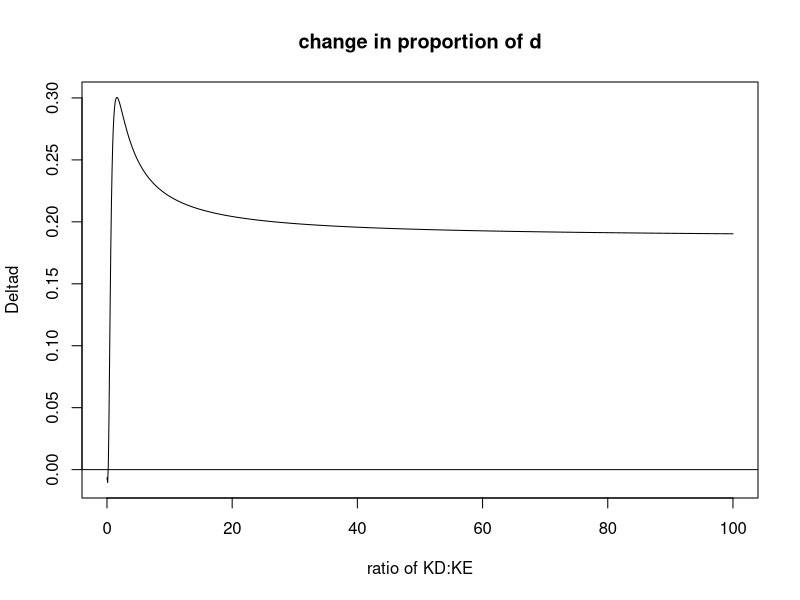

R code for this plot:
#  Version 0.1 -- Collin Edwards

#Okay, this one looks at changes in the population size of d.  
#Graph is of deltad in terms of the ratio of the size of the patch for D to the size for the patch for E.
#
#Plug in some numbers at the top, run the thing, look at the pretty graph.  When the curve is above 0, there will be a source-sink inversion.
#If someone remembers how to put a horizonal line on a graph, please put that at the end of the code (with the horizontal line at y=0).

#If you want to make the graph more focused on a smaller region, change the line
#vectorKD=seq(.01*KE,10*KE,length.out=bins)
#so that the region is smaller, ie:
#vectorKD=seq(.01*KE,4*KE,length.out=bins)
#
#for reference, 
#seq(a,b,length.out=c)
#produces a sequence of numbers from a to b, with a total of c numbers in the sequence.

numYears=5

###################

#Parameters:
KE=1000 #in numbers of individuals
lambdaEe=1.5
lambdaEd=.7
lambdaDe=.9
lambdaDd=4.93

#For initializing: give intial ratio of e to d, plus the number of individuals in ND and NE
initdToTot=.1          #initial d to total ratio




########################
#########################
#Actual code:
count=1
bins=1000
deltad=numeric(bins)
vectorKD=seq(.01*KE,100*KE,length.out=bins)
ratioK=vectorKD/KE
for(count in 1:bins){
	KD=vectorKD[count]	
	cat(KD)
	initTotPop=KE+KD    #total size of combined populations

	#creating vectors
	Ntotd=numeric(numYears)
	Ntote=Ntotd
	Ntot=Ntotd
	NDd=Ntotd
	NDe=Ntotd
	NEd=Ntotd
	NEe=Ntotd
	#initializing vectors
	Ntotd[1]=initdToTot*(initTotPop)
	Ntote[1]=(1-initdToTot)*(initTotPop)
	Ntot=initTotPop
	if(initdToTot>.5){ #d is more than half the pop, D is the source, E is the sink
			#cat("d is more common, D is the source\n")
			NDd[1]=(Ntotd[1]/Ntot[1])*KD
			NDe[1]=(Ntote[1]/Ntot[1])*KD
			NEd[1]=(Ntotd[1]/Ntot[1])*min(KE,(Ntotd[1]+Ntote[1]-KD))
			NEe[1]=(Ntote[1]/Ntot[1])*min(KE,(Ntotd[1]+Ntote[1]-KD))
		}else{ #e is more than half the pop, E is the source
			#cat("e is more common, E is the source\n")
			NEd[1]=(Ntotd[1]/Ntot[1])*KE
			NEe[1]=(Ntote[1]/Ntot[1])*KE
			NDd[1]=(Ntotd[1]/Ntot[1])*min(KD,(Ntotd[1]+Ntote[1]-KE))
			NDe[1]=(Ntote[1]/Ntot[1])*min(KD,(Ntotd[1]+Ntote[1]-KE))
		}
	#############
	#first year is 


	for(t in 2:numYears){
		Ntotd[t]=NDd[t-1]*lambdaDd+NEd[t-1]*lambdaEd #finding the total number of d individuals produced this year
		#cat(Ntotd[t])
		Ntote[t]=NEe[t-1]*lambdaEe+NDe[t-1]*lambdaDe #ditto for e individuals
		#cat(Ntote[t])
		Ntot[t]=Ntotd[t]+Ntote[t] #total number of individuals of any type
		#cat(Ntotd[t])
		#cat(" ")
		#cat(Ntot[t])
		#cat("   ")
		if((Ntotd[t]/Ntot[t])>.5){ #d is more than half the pop, D is the source, E is the sink
			#cat("d is more common, D is the source\n")
			NDd[t]=(Ntotd[t]/Ntot[t])*KD
			NDe[t]=(Ntote[t]/Ntot[t])*KD
			NEd[t]=(Ntotd[t]/Ntot[t])*min(KE,(Ntotd[t]+Ntote[t]-KD))
			NEe[t]=(Ntote[t]/Ntot[t])*min(KE,(Ntotd[t]+Ntote[t]-KD))
		}else{ #e is more than half the pop, E is the source
			#cat("e is more common, E is the source\n")
			NEd[t]=(Ntotd[t]/Ntot[t])*KE
			NEe[t]=(Ntote[t]/Ntot[t])*KE
			NDd[t]=(Ntotd[t]/Ntot[t])*min(KD,(Ntotd[t]+Ntote[t]-KE))
			NDe[t]=(Ntote[t]/Ntot[t])*min(KD,(Ntotd[t]+Ntote[t]-KE))
		}
	}
	deltad[count]=(Ntotd[numYears]-Ntotd[numYears-1])/Ntot[numYears]
}
plot(ratioK,type='l',deltad,main="change in proportion of d",xlab="ratio of KD:KE",ylab="Deltad")
abline(h=0)
